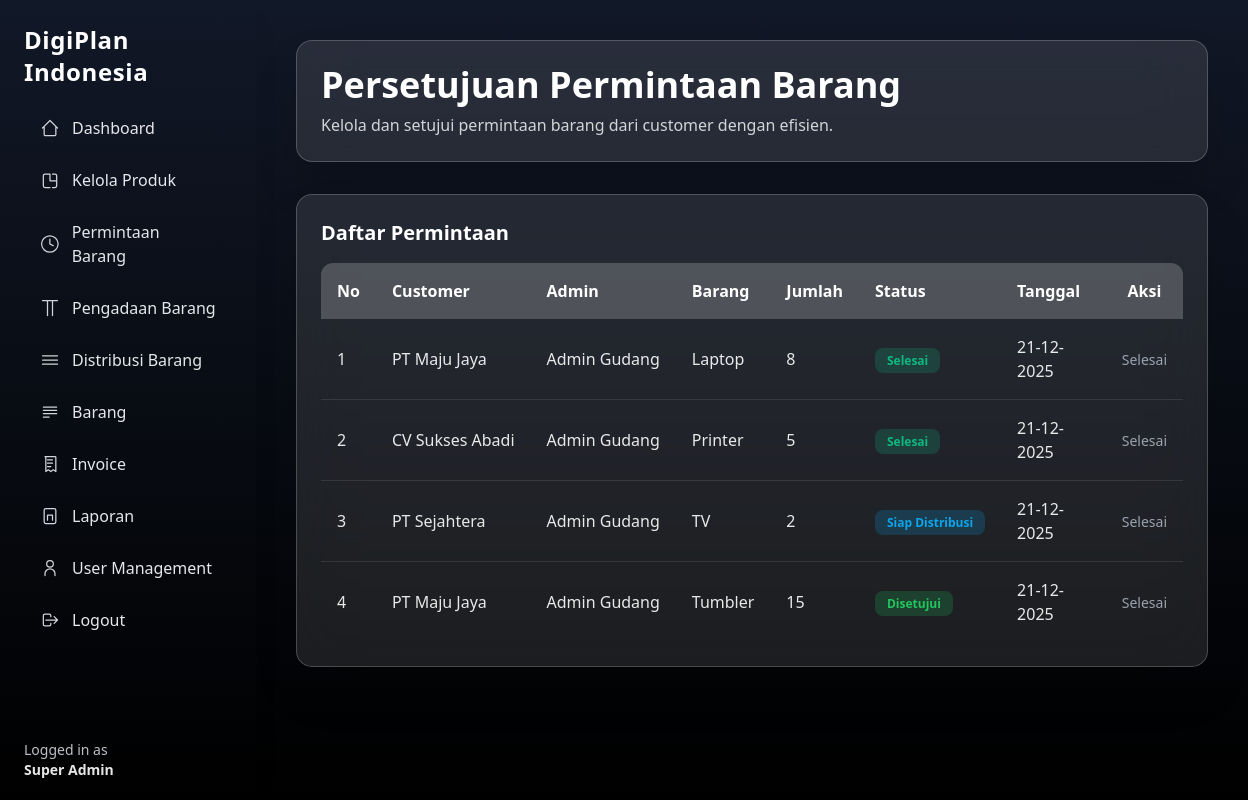
/superadmin/item-approval.php (signed in), run on the app's committed database.
### tables this page shows
CREATE TABLE permintaan_barang (
  id INT AUTO_INCREMENT PRIMARY KEY,
  kode_permintaan VARCHAR(50) UNIQUE,
  user_id INT,
  nama_barang VARCHAR(100),
  merk VARCHAR(100),
  warna VARCHAR(100),
  jumlah INT,
  status ENUM(
    'diajukan','ditolak','dibatalkan',
    'disetujui','dalam_pengadaan',
    'siap_distribusi','selesai'
  ),
  admin_id INT,
  tanggal_verifikasi DATETIME,
  catatan_admin TEXT,
  created_at TIMESTAMP DEFAULT CURRENT_TIMESTAMP,
  deleted_at DATETIME DEFAULT NULL,
  FOREIGN KEY (user_id) REFERENCES users(id),
  FOREIGN KEY (admin_id) REFERENCES users(id)
);

CREATE TABLE users (
  id INT AUTO_INCREMENT PRIMARY KEY,
  name VARCHAR(100),
  email VARCHAR(100) UNIQUE,
  password VARCHAR(255),
  role_id INT,
  created_at TIMESTAMP DEFAULT CURRENT_TIMESTAMP,
  deleted_at DATETIME DEFAULT NULL,
  FOREIGN KEY (role_id) REFERENCES roles(id)
);

### superadmin/item-approval-func.php (called while the page is built, shortened)
<?php
require '../include/conn.php';
$conn->set_charset('utf8mb4');
$sql = "
  SELECT
    pb.*,
    u.name AS nama_user,
    a.name AS nama_admin
  FROM permintaan_barang pb
  JOIN users u ON pb.user_id = u.id
  LEFT JOIN users a ON pb.admin_id = a.id
  ORDER BY pb.created_at DESC
";
$result = $conn->query($sql);

### superadmin/item-approval.php (the view, shortened to what this page needs)
<?php
require 'item-approval-func.php';
$data_permintaan = [];
while ($row = $result->fetch_assoc()) {
  $data_permintaan[] = $row;
}
?>
<!DOCTYPE html>
<html lang="en">
<head>
  <script src="https://cdn.tailwindcss.com"></script>
</head>
<body class="bg-gradient-to-b from-gray-900 to-black overflow-x-hidden" x-data="{ openModalId: null }">
  <div class="flex min-h-screen">
    <?php include '../include/layouts/sidebar-superadmin.php'; ?>
    <main class="ml-64 p-10 w-full flex-1">
      <div class="max-w-7xl mx-auto">
        <div class="backdrop-blur-xl bg-white/10 border border-white/20 p-6 rounded-2xl shadow-2xl mb-8">
          <h1 class="text-4xl font-bold text-white mb-2">Persetujuan Permintaan Barang</h1>
          <p class="text-white/80">Kelola dan setujui permintaan barang dari customer dengan efisien.</p>
        </div>
        <div class="space-y-8">
          <div class="backdrop-blur-xl bg-white/10 border border-white/20 p-6 rounded-2xl shadow-2xl">
            <h2 class="text-xl font-bold text-white mb-4">Daftar Permintaan</h2>
            <div class="overflow-x-auto">
              <table class="w-full border-collapse rounded-xl overflow-hidden">
                <thead>
                  <tr class="bg-white/20 text-white">
                    <th class="p-4 text-left">No</th>
                    <th class="p-4 text-left">Customer</th>
                    <th class="p-4 text-left">Admin</th>
                    <th class="p-4 text-left">Barang</th>
                    <th class="p-4 text-left">Jumlah</th>
                    <th class="p-4 text-left">Status</th>
                    <th class="p-4 text-left">Tanggal</th>
                    <th class="p-4 text-center">Aksi</th>
                  </tr>
                </thead>
                <tbody class="divide-y divide-white/10">
                  <?php $no = 1;
                  foreach ($data_permintaan as $row): ?>
                    <tr class="hover:bg-white/5 transition-colors duration-200">
                      <td class="p-4 text-white/90"><?= $no++ ?></td>
                      <td class="p-4 text-white/90 max-w-xs truncate"><?= htmlspecialchars($row['nama_user']); ?></td>
                      <td class="p-4 text-white/90 max-w-xs truncate">
                        <?= $row['nama_admin'] ?: '<i class="text-gray-400">Belum diverifikasi</i>'; ?>
                      </td>
                      <td class="p-4 text-white/90 max-w-sm truncate"><?= htmlspecialchars($row['nama_barang']); ?></td>
                      <td class="p-4 text-white/90"><?= $row['jumlah']; ?></td>
                      <td class="p-4 capitalize">
                        <?php
                        switch ($row['status']) {
                          case 'disetujui':
                            echo "<span class='px-3 py-1 bg-green-500/20 text-green-500 rounded-lg text-xs whitespace-nowrap font-semibold'>
        Disetujui
      </span>";
                            break;
                          case 'siap_distribusi':
                            echo "<span class='px-3 py-1 bg-sky-500/20 text-sky-500 rounded-lg text-xs whitespace-nowrap font-semibold'>
        Siap Distribusi
      </span>";
                            break;
                          case 'selesai':
                            echo "<span class='px-3 py-1 bg-emerald-500/20 text-emerald-500 rounded-lg text-xs whitespace-nowrap font-semibold'>
        Selesai
      </span>";
                            break;
                        }
                        ?>
                      </td>
                      <td class="p-4 text-white/90"><?= date('d-m-Y', strtotime($row['created_at'])); ?></td>
                      <td class="p-4 text-center">
                        <?php if ($row['status'] === 'diajukan'): ?>
                          <div x-data="{ open: false }" class="relative inline-block text-left">
                            <button @click="open = !open"
                              class="inline-flex justify-center items-center w-8 h-8 rounded-full bg-white/20 hover:bg-white/30 text-white transition-colors">
                              <svg xmlns="http://www.w3.org/2000/svg" class="h-5 w-5" viewBox="0 0 20 20" fill="currentColor">
                                <path d="M10 3a1.5 1.5 0 110 3 1.5 1.5 0 010-3zm0 5a1.5 1.5 0 110 3 1.5 1.5 0 010-3zm0 5a1.5 1.5 0 110 3 1.5 1.5 0 010-3z" />
                              </svg>
                            </button>
                            <div x-show="open" @click.outside="open = false"
                              class="absolute right-0 mt-2 w-32 w-48 bg-slate-900/50 backdrop-blur-xl border border-white/30 rounded-xl shadow-2xl z-50">
                              <form action="item-approval-func.php" method="POST">
                                <input type="hidden" name="id" value="<?= $row['id']; ?>">
                                <input type="hidden" name="aksi" value="terima">
                                <button type="submit" class="block w-full text-left px-4 py-2 text-green-400 hover:bg-green-500/20 rounded">Terima</button>
                              </form>
                              <button @click="openModalId = <?= $row['id']; ?>; open=false"
                                class="block w-full text-left px-4 py-2 text-red-400 hover:bg-red-500/20 rounded">Tolak</button>
                            </div>
                          </div>
                        <?php else: ?>
                          <span class="text-gray-400 text-sm">Selesai</span>
                        <?php endif; ?>
                      </td>
                    </tr>
                  <?php endforeach; ?>
                </tbody>
              </table>
            </div>
          </div>
        </div>
      </div>
    </main>
  </div>
</body>
</html>

### data on the page
permintaan_barang: user.name "PT Maju Jaya", admin.name "Admin Gudang", nama_barang "Laptop", jumlah "8", status "Selesai", created_at "21-12-2025"
permintaan_barang: user.name "CV Sukses Abadi", admin.name "Admin Gudang", nama_barang "Printer", jumlah "5", status "Selesai", created_at "21-12-2025"
permintaan_barang: user.name "PT Sejahtera", admin.name "Admin Gudang", nama_barang "TV", jumlah "2", status "Siap Distribusi", created_at "21-12-2025"
permintaan_barang: user.name "PT Maju Jaya", admin.name "Admin Gudang", nama_barang "Tumbler", jumlah "15", status "Disetujui", created_at "21-12-2025"

### other printed values
$_SESSION['name'] "Super Admin"
